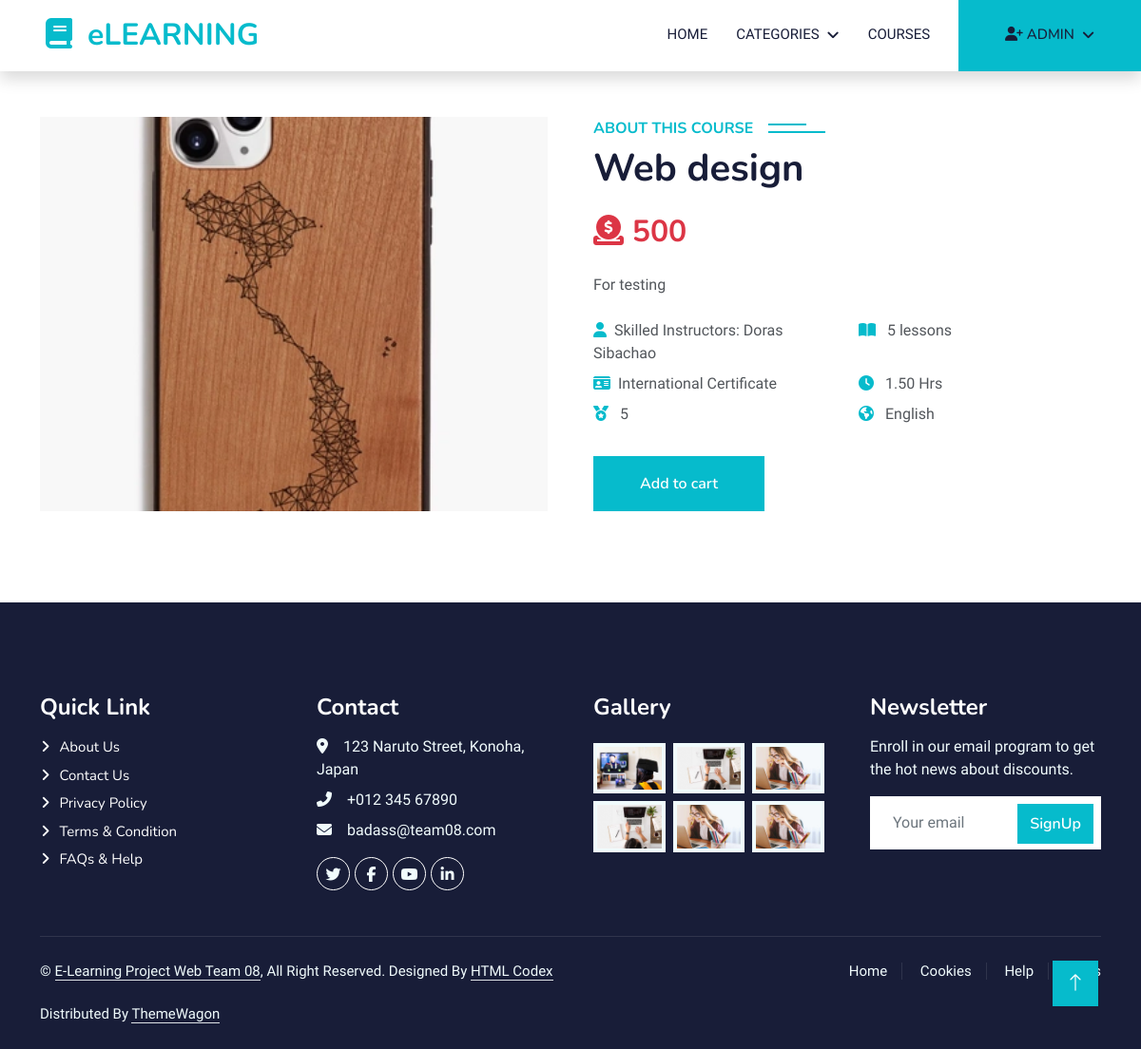
/course/web-design (signed in), run on an earlier commit of the app's database.
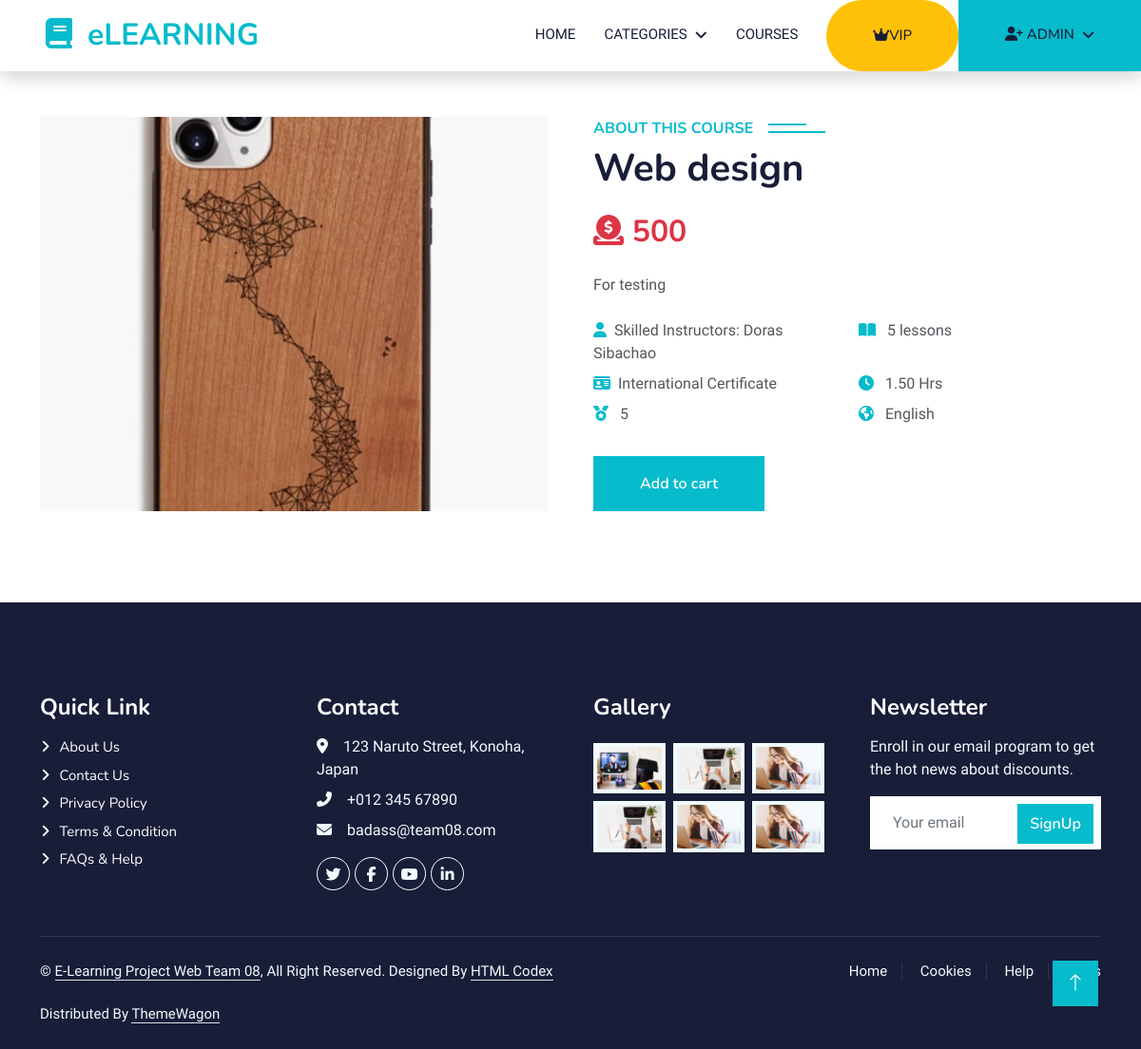
And on a later commit of the database.
### course/views.py (the view)
# urls.py: path('<slug:course_slug>', views.course_detail, name='course_detail'),
def course_detail(request, course_slug=None):
    single_course = Course.objects.get(slug=course_slug)
    context = {
        'single_course': single_course,
    }
    return render(request, 'course/course_detail.html', context=context)

### account/models.py (called while the page is built)
    def on_subscription(self):
        if self.subscription_expired and self.subscription_expired > datetime.date.today():
            return True
        else:
            return False

### course/context_processors.py (called while the page is built)
def menu_links(request):
    links = Category.objects.all()
    return dict(links=links)

### course/models.py (called while the page is built)
    def add_to_cart_url(self):
        return reverse('add_cart', args=[self.slug])

### templates/course/course_detail.html
{% extends 'base.html' %} {% load static %} {% block content %}
<div class="container-xxl py-5">
  <div class="container">
    <div class="row g-5">
      <div
        class="col-lg-6 wow fadeInUp"
        data-wow-delay="0.1s"
        style="min-height: 400px"
      >
        <div class="position-relative h-100">
          <img
            class="img-fluid position-absolute w-100 h-100"
            src="{{single_course.image.url}}"
            alt=""
            style="object-fit: cover"
          />
        </div>
      </div>
      <div class="col-lg-6 wow fadeInUp" data-wow-delay="0.3s">
        <h6 class="section-title bg-white text-start text-primary pe-3">
          About This Course
        </h6>
        <h1 class="mb-4">{{single_course.title}}</h1>
        <h2 class="d-inline-block mb-4 text-danger">
          <i class="fa-solid fa-circle-dollar-to-slot"></i>
          {{single_course.price}}
        </h2>
        <p class="mb-4">{{single_course.description}}</p>
        <div class="row gy-2 gx-4 mb-4">
          <div class="col-sm-6">
            <p class="mb-0">
              <i class="fa fa-user text-primary me-2"></i>Skilled Instructors:
              {{single_course.instructor}}
            </p>
          </div>
          <div class="col-sm-6">
            <p class="mb-0">
              <i class="fa fa-book-open text-primary me-2"></i>
              {{single_course.lesson_number}} lessons
            </p>
          </div>
          <div class="col-sm-6">
            <p class="mb-0">
              <i class="fa fa-id-card text-primary me-2"></i>International
              Certificate
            </p>
          </div>
          <div class="col-sm-6">
            <p class="mb-0">
              <i class="fa fa-clock text-primary me-2"></i>
              {{single_course.duration}} Hrs
            </p>
          </div>
          <div class="col-sm-6">
            <p class="mb-0">
              <i class="fa fa-medal text-primary me-2"></i>
              {{single_course.rated}}
            </p>
          </div>
          <div class="col-sm-6">
            <p class="mb-0">
              <i class="fa fa-globe text-primary me-2"></i>
              {{single_course.language}}
            </p>
          </div>
        </div>
        <a
          class="btn btn-primary py-3 px-5 mt-2"
          href="{{single_course.add_to_cart_url}}"
          >Add to cart</a
        >
      </div>
    </div>
  </div>
</div>
{% endblock content %}

### templates/includes/navbar.html (shortened to what this page needs)
{% load static %}
<nav
  class="navbar navbar-expand-lg bg-white navbar-light shadow sticky-top p-0"
>
  <a
    href="{% url 'home' %}"
    class="navbar-brand d-flex align-items-center px-4 px-lg-5"
  >
    <h2 class="m-0 text-primary"><i class="fa fa-book me-3"></i>eLEARNING</h2>
  </a>
  <div class="collapse navbar-collapse" id="navbarCollapse">
    <div class="navbar-nav ms-auto p-4 p-lg-0 text-center">
      <a
        href="{% url 'home' %}"
        class="nav-item nav-link {% if request.resolver_match.url_name == 'home' %} active {% endif %}"
        >Home</a
      >
      <div class="nav-item dropdown">
        <a href="#" class="nav-link dropdown-toggle" data-bs-toggle="dropdown"
          >Categories</a
        >
      </div>
      <a
        href="{% url 'course' %}"
        class="nav-item nav-link {% if request.resolver_match.url_name == 'course' %} active {% endif %}"
        >Courses</a
      >
      {% if request.user.on_subscription == True %}
      <button
        href="#"
        class="nav-link btn btn-warning rounded-pill my-3 my-lg-0 py-4 px-lg-5 me-0 d-lg-block"
      >
        <i class="fa-solid fa-crown"> </i>VIP
      </button>
      {% endif %} {% if user.is_authenticated %}
      <div class="nav-item dropdown">
        <a
          href="#"
          class="nav-link dropdown-toggle btn btn-primary py-4 px-lg-5 d-lg-block me-0"
          data-bs-toggle="dropdown"
          ><i class="fa-solid fa-user-plus"></i> {{user.first_name}}</a
        >
      </div>
      {% else %}
      <a
        href="{% url 'signup' %}"
        class="nav-link btn btn-primary py-4 px-lg-5 d-lg-block me-0"
        >Join Now<i class="fa fa-arrow-right ms-3"></i
      ></a>
      {% endif %}
    </div>
  </div>
</nav>

What changed in the data, as far as the page shows it:
changed Account "ADMIN": subscription_expired empty → "2023-01-23" (drawn)
Also different on the page:
text now shown: "VIP"
